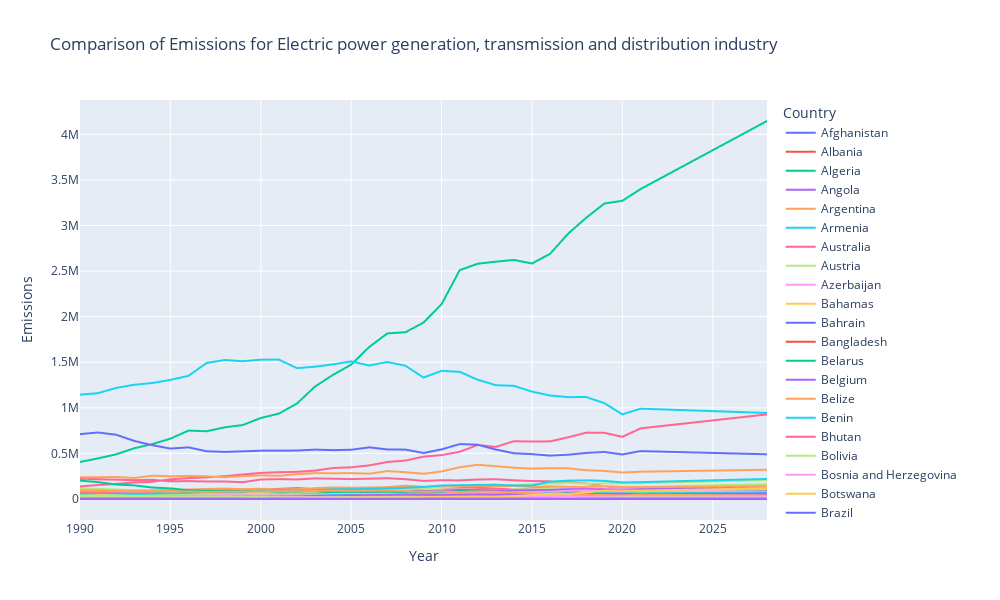

The notebook cell this image was saved under:
### Code cell
# Define the function to compare emissions across countries for a specific industry
def compare_countries(industry):
    subset = data[data['Industry'] == industry]
    pivot_table = subset.pivot_table(index='Year', columns='Country', values='emissions', aggfunc='sum').reset_index()
    industry_long = pivot_table.melt(id_vars='Year', var_name='Country', value_name='Emissions')
    
    # Create interactive plot with plotly
    fig = px.line(industry_long, x='Year', y='Emissions', color='Country', title=f'Comparison of Emissions for {industry}')
    
    # Customize the layout
    fig.update_layout(
        xaxis_title='Year',
        yaxis_title='Emissions',
        legend_title='Country',
        width=1000,
        height=600
    )
    
    # Show the plot
    fig.show()

# Example usage: Compare emissions for 'Electric power generation, transmission and distribution industry' across countries
compare_countries('Electric power generation, transmission and distribution industry')
